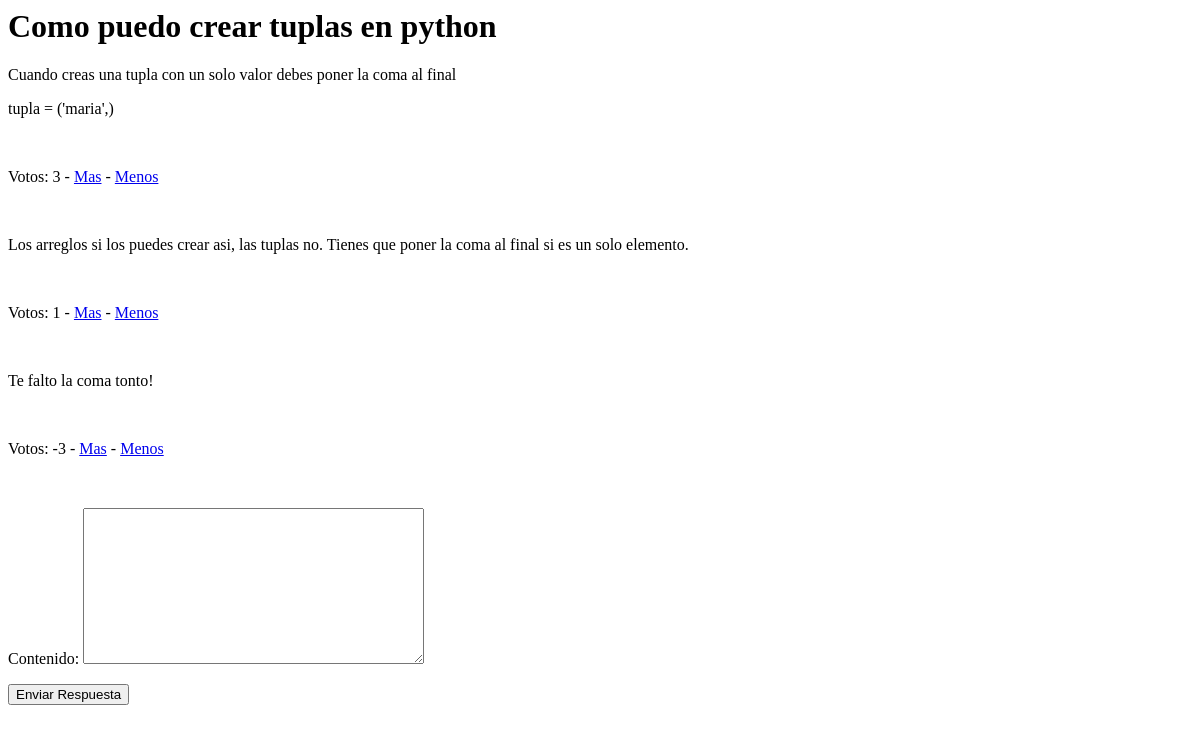
The page /preguntas/1/ on the database as committed earlier.
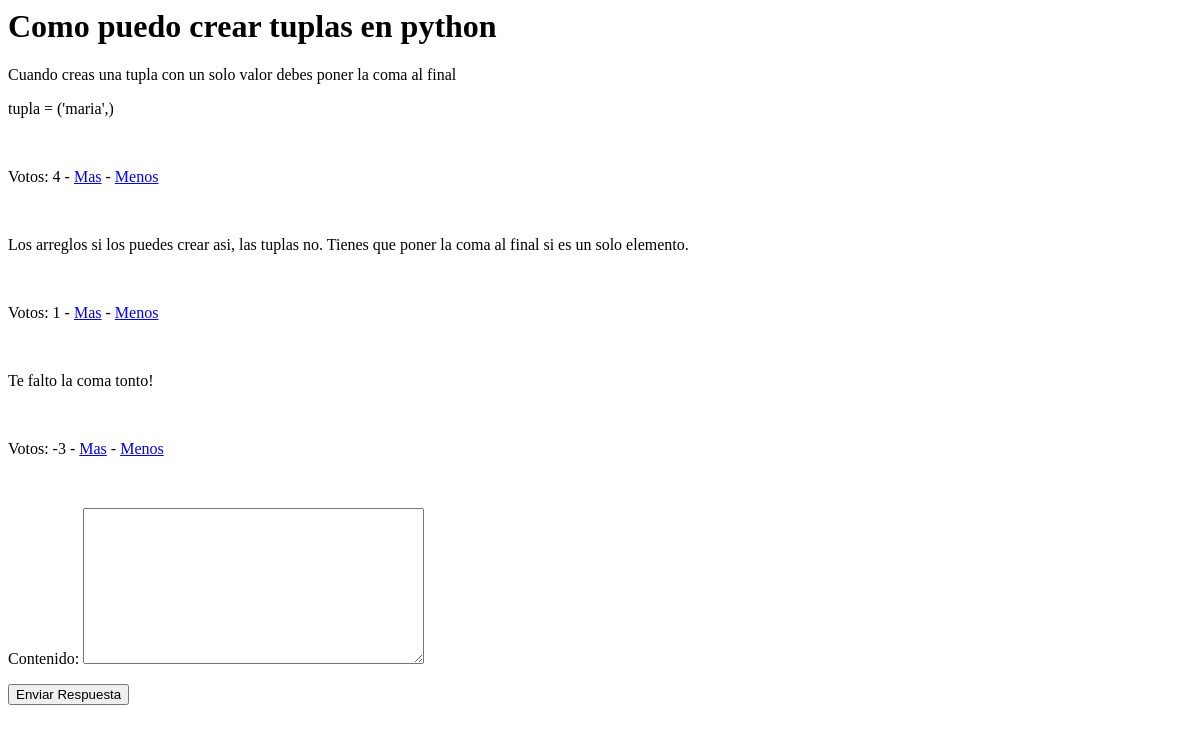
The same page on the database as committed later.
### askme/models.py (models this page shows, shortened)
class Respuesta(models.Model):
	pregunta = models.ForeignKey(Pregunta)
	contenido = models.TextField()
	respuesta_fecha_pub = models.DateTimeField(auto_now_add=True)
	usuario = models.ForeignKey(User)
	votos = models.IntegerField(default=0)

### askme/views.py (the view, shortened to what this page needs)
# urls.py: url(r'^(?P<pk>\d+)/$', views.PreguntaDetailView.as_view(), name='detalle'),
class PreguntaDetailView(FormMixin, DetailView):
	model = Pregunta
	template_name = "detalle.html"
	form_class = RespuestaForm
	def get_queryset(self):
		return Pregunta.objects.all()
	def get_context_data(self, **kwargs):
		context = super(PreguntaDetailView, self).get_context_data(**kwargs)
		context['form'] = RespuestaForm()
		return context

### askme/forms.py
class RespuestaForm(forms.ModelForm):
	class Meta:
		model = Respuesta
		fields = ('contenido',)

### askme/templates/detalle.html (shortened to what this page needs)
<h1>{{ pregunta.asunto }}</h1>
{% for respuesta in pregunta.respuesta_set.all|dictsortreversed:'votos' %}
	<p>{{ respuesta.contenido|linebreaks }}</p><br />
	<p>Votos: {{ respuesta.votos }} - <a href="{% url 'preguntas:plus' respuesta.id %}">Mas</a> - <a href="{% url 'preguntas:minus' respuesta.id %}">Menos</a></p><br />
{% endfor %}
<form action="" method="post">
	{{ form.as_p }}
	<input type="submit" value="Enviar Respuesta">
</form>

Rows that differ between the two databases and show on the page:
changed Respuesta (number 1 of 3 on the later page): votos "3" → "4"
